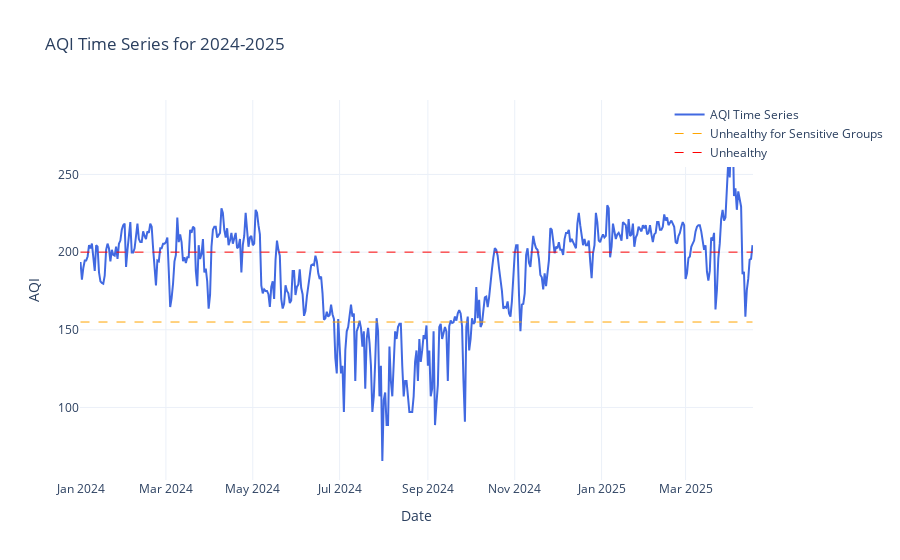

The cell this chart's notebook holds for it:
### Code cell
aqi_2024=analyze_year('data/Kathmandu_2024_2025.csv','2024-2025')

### Figure 1 — Plotly figure (JSON) as saved in the notebook; plotly's stock layout.template omitted (floating-point values rounded to 4 significant figures; data arrays with more than 128 entries replaced by an {"elided": "..."} marker saying what was removed)
{"data": [{"line": {"color": "royalblue", "width": 2}, "mode": "lines", "name": "AQI Time Series", "type": "scatter", "x": {"elided": "473 str values"}, "y": {"elided": "473 float values"}}, {"line": {"color": "orange", "dash": "dash", "width": 1}, "mode": "lines", "name": "Unhealthy for Sensitive Groups", "type": "scatter", "x": [null], "y": [null]}, {"line": {"color": "red", "dash": "dash", "width": 1}, "mode": "lines", "name": "Unhealthy", "type": "scatter", "x": [null], "y": [null]}], "layout": {"legend": {"orientation": "v", "x": 1.2, "xanchor": "right", "y": 1, "yanchor": "top"}, "shapes": [{"line": {"color": "orange", "dash": "dash", "width": 1}, "type": "line", "x0": "2024-01-01T00:00:00", "x1": "2025-04-17T00:00:00", "y0": 155, "y1": 155}, {"line": {"color": "red", "dash": "dash", "width": 1}, "type": "line", "x0": "2024-01-01T00:00:00", "x1": "2025-04-17T00:00:00", "y0": 200, "y1": 200}], "title": {"text": "AQI Time Series for 2024-2025"}, "xaxis": {"title": {"text": "Date"}}, "yaxis": {"title": {"text": "AQI"}}}}
